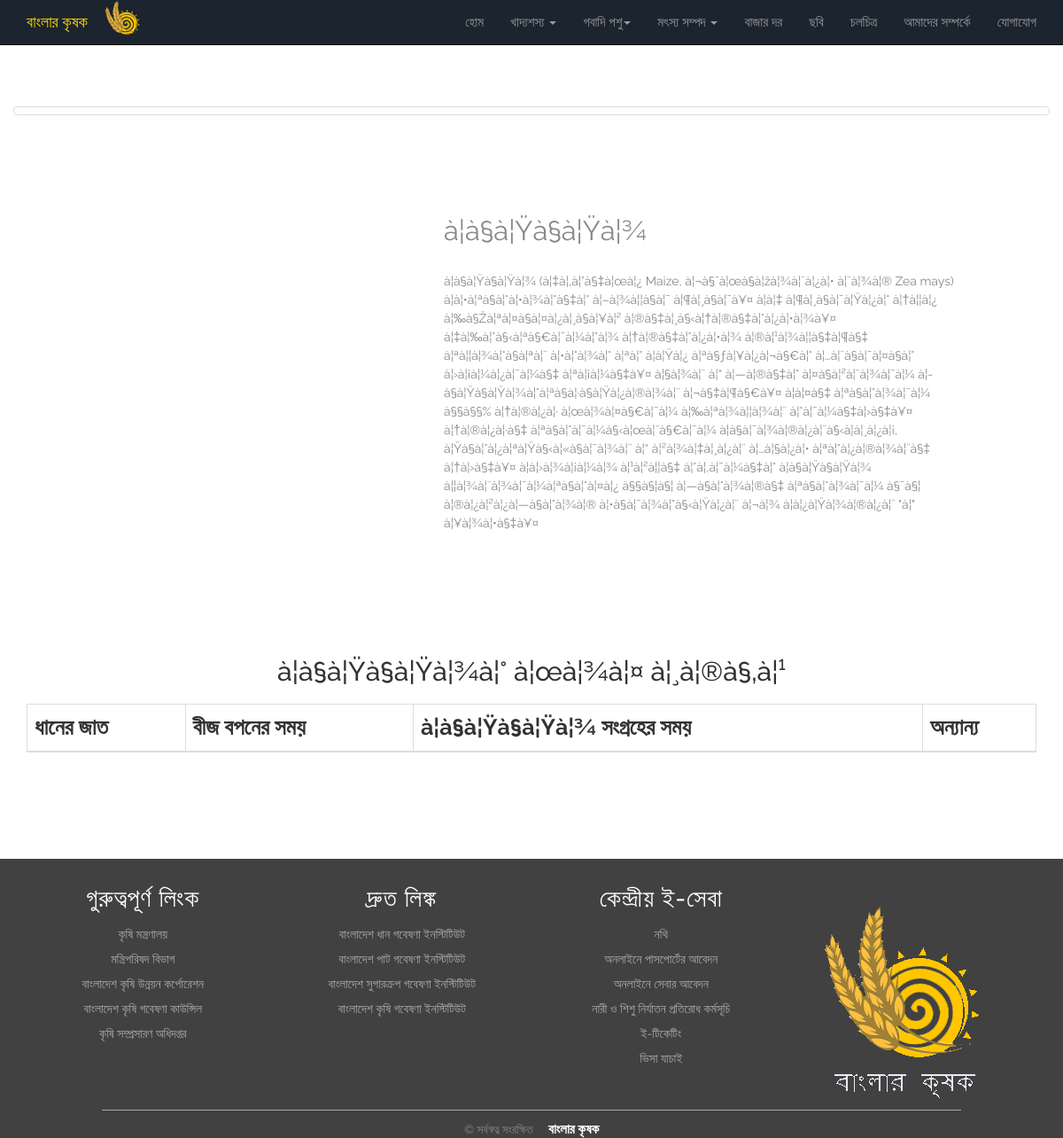
The page /crop.php?id=6 on the database its author committed.
### tables this page shows
CREATE TABLE `crop` (
  `Id` int(9) NOT NULL,
  `Name` varchar(100) NOT NULL,
  `Picture_heiding` varchar(250) NOT NULL,
  `Picture_side` varchar(250) NOT NULL,
  `Header_text` varchar(250) NOT NULL,
  `Table_heiding` varchar(250) NOT NULL,
  `Detail_text` text NOT NULL
);

### crop.php (the view, shortened to what this page needs)
<?php
include 'connection.php';
?>
    <!DOCTYPE html>
    <html>
    <head>
        <link href="css/bootstrap.css" rel='stylesheet' type='text/css' />
        <link href="css/bootstrap.min.css" rel='stylesheet' type='text/css' />
        <link href="css/style.css" rel="stylesheet" type="text/css" media="all" />
        <link rel="stylesheet" src="css/bootstrap-dropdownhover.min.css" type="text/css" />
        <link rel="stylesheet" src="css/animate.min.css" type="text/css" />
    </head>
    <body>
        <nav class="navbar navbar-inverse navbar-fixed-top">
            <div class="container">
                <div class="navbar-header">
                    <a href="index.php" class="navbar-brand" style="color:gold; !important;">বাংলার কৃষক</a>
                    <img src="images/logo2.png" alt="" style="max-width:50px; max-height:50px;">
                </div>
                <div class="collapse navbar-collapse" id="bspi">
                    <ul class="nav navbar-nav navbar-right">
                        <li><a href="index.php">হোম</a></li>
                        <li class="dropdown">
                            <a href="#" class="dropdown-toggle" data-toggle="dropdown" data-hover="dropdown" role="button" aria-expanded="true">খাদ্যশস্য <span class="caret"></span></a>
                        </li>
                        <li class="dropdown ">
                            <a href="#" class="dropdown-toggle" data-toggle="dropdown" data-hover="dropdown" role="button" aria-expanded="true">গবাদি পশু<span class="caret"></span></a>
                        </li>
                        <li class="dropdown">
                            <a href="#" class="dropdown-toggle" data-toggle="dropdown" role="button" data-hover="dropdown" aria-expanded="true">মৎস্য সম্পদ <span class="caret"></span></a>
                        </li>
                        <li><a href="bazar.php">বাজার দর </a></li>
                        <li><a href="gallery.php">ছবি</a></li>
                        <li><a href="vedio.php">চলচিত্র</a></li>
                        <li><a href="about.php">আমাদের সম্পর্কে</a></li>
                        <li><a href="contact.php">যোগাযোগ</a></li>
                    </ul>
                </div>
            </div>
        </nav>
        <?php
$id=$_GET['id'];
$query=mysqli_query($connection,"SELECT * FROM `Crop` WHERE id=".$id.";");
$row=mysqli_fetch_array($query);
?>
            <div class="col-md-12 col-sm-12 col-xs-12" style="margin-top: 60px; overflow:hidden;">
                <div class="thumbnail" style="margin-top:60px; margin-bottom:100px;">
                </div>
            </div>
            <div id="about" class="about">
                <div class="container">
                    <div class="col-md-6 about-pic">
                    </div>
                    <div class="col-md-6 about-info">
                        <h3><?php echo $row['Header_text']; ?></h3>
                        <p>
                            <?php echo $row['Detail_text']; ?>
                        </p>
                    </div>
                </div>
            </div>
            <div class="container">
                <h2 style="text-align:center; margin-bottom:20px;"><?php echo $row['Table_heiding']; ?></h2>
                <div class="table-responsive">
                    <table class="table table-bordered">
                        <thead>
                            <tr style='font-size:25px; !important;'>
                                <th>ধানের জাত</th>
                                <th>বীজ বপনের সময়</th>
                                <th>
                                    <?php echo $row['Name']; ?> সংগ্রহের সময়</th>
                                <th>অন্যান্য</th>
                            </tr>
                        </thead>
                    </table>
                </div>
            </div>
            <div class="copy-right">
                <div class="container">
                    <div class="row">
                        <div class="col-md-3 col-sm-6">
                            <div class="widget" style="margin-top: 30px">
                                <h3 style="margin-bottom: 10px; font-size: 28px;letter-spacing: 1px" font-size="10px">গুরুত্বপূর্ণ লিংক</h3>
                                <ul>
                                    <li><a href="http://www.moa.gov.bd/">কৃষি মন্ত্রণালয়</a></li>
                                    <li><a href="http://www.cabinet.gov.bd">মন্ত্রিপরিষদ বিভাগ</a></li>
                                    <li><a href="http://badc.gov.bd">বাংলাদেশ কৃষি উন্নয়ন কর্পোরেশন</a></li>
                                    <li><a href="http://www.barc.gov.bd/home.php">বাংলাদেশ কৃষি গবেষণা কাউন্সিল</a></li>
                                    <li><a href="http://www.dae.gov.bd">কৃষি সম্প্রসারণ অধিদপ্তর</a></li>
                                </ul>
                            </div>
                        </div>
                        <div class="col-md-3 col-sm-6">
                            <div class="widget" style="margin-top: 30px">
                                <h3 style="margin-bottom: 10px; font-size: 28px;letter-spacing: 1px" font-size="10px">দ্রুত লিঙ্ক</h3>
                                <ul>
                                    <li><a href="http://www.brri.gov.bd">বাংলাদেশ ধান গবেষণা ইনস্টিটিউট</a></li>
                                    <li><a href="www.bjri.gov.bd ">বাংলাদেশ পাট গবেষণা ইনস্টিটিউট</a></li>
                                    <li><a href="http://www.bsri.gov.bd/">বাংলাদেশ সুগারক্রপ গবেষণা ইনস্টিটিউট</a></li>
                                    <li><a href="http://www.bari.gov.bd/">বাংলাদেশ কৃষি গবেষণা ইনস্টিটিউট</a></li>
                                </ul>
                            </div>
                        </div>
                        <div class="col-md-3 col-sm-6">
                            <div class="widget" style="margin-top: 30px">
                                <h3 style="margin-bottom: 10px; font-size: 28px;letter-spacing: 1px" font-size="10px">কেন্দ্রীয় ই-সেবা</h3>
                                <ul>
                                    <li><a href="http://www.nothi.gov.bd/users/login">নথি</a></li>
                                    <li><a href="http://www.dip.gov.bd/site/page/f2d015a9-1132-4426-8eef-147f1c4bac8a">অনলাইনে পাসপোর্টের আবেদন</a></li>
                                    <li><a href="http://online.forms.gov.bd/">অনলাইনে সেবার আবেদন</a></li>
                                    <li><a href="http://vawcms.gov.bd/">নারী ও শিশু নির্যাতন প্রতিরোধ কর্মসূচি</a></li>
                                    <li><a href="https://www.esheba.cnsbd.com/"> ই-টিকেটিং</a></li>
                                    <li><a href="http://www.bmet.gov.bd/BMET/onlinaVisaCheckAction"> ভিসা যাচাই </a></li>
                                </ul>
                            </div>
                        </div>
                        <div class="col-md-3 col-sm-6">
                            <div class="widget" style="margin-top: 30px">
                                <span style="margin-left: -35px;">
                                        <img src="images/logo.png" style="margin-top: 20px">
                            </span>
                            </div>
                        </div>
                    </div>
                    <img src="images/footer.png" alt="" style="margin-bottom: 5px; ">
                    <p> &copy; সর্বস্বত্ব সংরক্ষিত &nbsp; &nbsp; <b style="font-size: 15px; color: white;  ">বাংলার কৃষক</b></p>
                </div>
            </div>
    </body>
    </html>

### css/style.css (style rules this page uses)
body { margin: 0; padding: 0; background: #fff; font-family: 'Raleway', sans-serif; }
body a { transition: 0.5s all; -webkit-transition: 0.5s all; -moz-transition: 0.5s all; -o-transition: 0.5s all; -ms-transition: 0.5s all; }
h1, h2, h3, h4, h5, h6 { margin: 0; }
p { margin: 0; }
ul { margin: 0; padding: 0; }
.navbar-inverse { background: #1B242F; color: #fff; opacity: 1.0; }
.navbar ul li a { font-size: 15px; }
.about { padding: 8em 0; }
.about-info { width: 55%; }
.about-pic { width: 40%; }
.about-info h3 { color: #888; font-size: 2.2em; font-weight: 400; margin: 0.45em 0 0.5em 0; }
.about-info p { color: #888888; font-size: 1em; padding: 1em 0 2em 0; line-height: 1.5em; }
.table-responsive { padding-bottom: 100px; }
.container:after { content: "\0020"; display: block; height: 0; clear: both; visibility: hidden; }
.clearfix:before, .clearfix:after, .row:before, .row:after { content: '\0020'; display: block; overflow: hidden; visibility: hidden; width: 0; height: 0; }
.row:after, .clearfix:after { clear: both; }
.row, .clearfix { zoom: 1; }
.copy-right { background: #414141; text-align: center; color: #98A0A0; }
.copy-right h3 { color: white; }
.copy-right p { color: #858585; font-size: 0.96em; line-height: 1.5em; text-align: center; }
.copy-right a { margin: 0 0.2em; text-decoration: none; color: #A9A9A9; }
.widget ul { list-style: none; }
.widget ul li { padding: 4px; }
.widget ul li a { color: #A9A9A9; }

### rows shown on the page
crop: Header_text "à¦­à§à¦Ÿà§à¦Ÿà¦¾", Detail_text "à¦­à§à¦Ÿà§à¦Ÿà¦¾ (à¦‡à¦‚à¦°à§‡à¦œà¦¿ Maize, à¦¬à§ˆà¦œà§à¦žà¦¾à¦¨à¦¿à¦• à¦¨à¦¾à¦® Zea mays) à¦à¦•à¦ªà§à¦°à¦•à¦¾à¦°à§‡à¦° à¦–à¦¾à¦¦à§à¦¯ à¦¶à¦¸à§à¦¯à¥¤ à¦à¦‡ à¦¶à¦¸à§à¦¯à¦Ÿà¦¿à¦° à¦†à¦¦à¦¿ à¦‰à§Žà¦ªà¦¤à§à¦¤à¦¿à¦¸à§à¦¥à¦² à¦®à§‡à¦¸à§‹à¦†à¦®à§‡à¦°à¦¿à¦•à¦¾à¥¤ à¦‡à¦‰à¦°à§‹à¦ªà§€à¦¯à¦¼à¦°à¦¾ à¦†à¦®à§‡à¦°à¦¿à¦•à¦¾ à¦®à¦¹à¦¾à¦¦à§‡à¦¶à§‡ à¦ªà¦¦à¦¾à¦°à§à¦ªà¦¨ à¦•à¦°à¦¾à¦° à¦ªà¦° à¦à¦Ÿà¦¿ à¦ªà§ƒà¦¥à¦¿à¦¬à§€à¦° à¦…à¦¨à§à¦¯à¦¤à§à¦° à¦›à¦¡à¦¼à¦¿à¦¯à¦¼à§‡ à¦ªà¦¡à¦¼à§‡à¥¤ à¦§à¦¾à¦¨ à¦“ à¦—à¦®à§‡à¦° à¦¤à§à¦²à¦¨à¦¾à¦¯à¦¼ à¦­à§à¦Ÿà§à¦Ÿà¦¾à¦°à¦ªà§à¦·à§à¦Ÿà¦¿à¦®à¦¾à¦¨ à¦¬à§‡à¦¶à§€à¥¤ à¦à¦¤à§‡ à¦ªà§à¦°à¦¾à¦¯à¦¼ à§§à§§% à¦†à¦®à¦¿à¦· à¦œà¦¾à¦¤à§€à¦¯à¦¼ à¦‰à¦ªà¦¾à¦¦à¦¾à¦¨ à¦°à¦¯à¦¼à§‡à¦›à§‡à¥¤…", Table_heiding "à¦­à§à¦Ÿà§à¦Ÿà¦¾à¦° à¦œà¦¾à¦¤ à¦¸à¦®à§‚à¦¹", Name "à¦­à§à¦Ÿà§à¦Ÿà¦¾"
